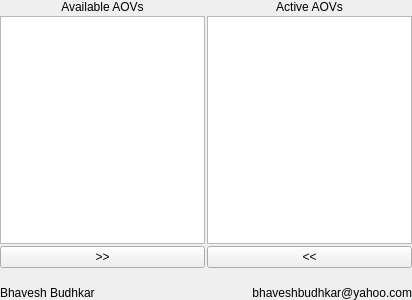
<?xml version="1.0" encoding="UTF-8"?>
<ui version="4.0">
 <class>main_layout</class>
 <widget class="QWidget" name="main_layout">
  <property name="geometry">
   <rect>
    <x>0</x>
    <y>0</y>
    <width>412</width>
    <height>300</height>
   </rect>
  </property>
  <property name="windowTitle">
   <string>Arnold Reflection AOVs</string>
  </property>
  <layout class="QVBoxLayout" name="verticalLayout">
   <property name="spacing">
    <number>2</number>
   </property>
   <property name="leftMargin">
    <number>0</number>
   </property>
   <property name="topMargin">
    <number>0</number>
   </property>
   <property name="rightMargin">
    <number>0</number>
   </property>
   <property name="bottomMargin">
    <number>0</number>
   </property>
   <item>
    <layout class="QHBoxLayout" name="label_layout">
     <item>
      <widget class="QLabel" name="available_aovs_label">
       <property name="text">
        <string>Available AOVs</string>
       </property>
       <property name="alignment">
        <set>Qt::AlignCenter</set>
       </property>
      </widget>
     </item>
     <item>
      <widget class="QLabel" name="active_aovs_label">
       <property name="text">
        <string>Active AOVs</string>
       </property>
       <property name="alignment">
        <set>Qt::AlignCenter</set>
       </property>
      </widget>
     </item>
    </layout>
   </item>
   <item>
    <layout class="QHBoxLayout" name="list_layout">
     <item>
      <widget class="QListWidget" name="available_aovs_list"/>
     </item>
     <item>
      <widget class="QListWidget" name="active_aovs_list"/>
     </item>
    </layout>
   </item>
   <item>
    <layout class="QHBoxLayout" name="btn_layout">
     <item>
      <widget class="QPushButton" name="available_aovs_btn">
       <property name="text">
        <string>&gt;&gt;</string>
       </property>
      </widget>
     </item>
     <item>
      <widget class="QPushButton" name="active_aovs_btn">
       <property name="text">
        <string>&lt;&lt;</string>
       </property>
      </widget>
     </item>
    </layout>
   </item>
   <item>
    <widget class="QLabel" name="space_label">
     <property name="text">
      <string/>
     </property>
    </widget>
   </item>
   <item>
    <layout class="QHBoxLayout" name="info_layout">
     <item>
      <widget class="QLabel" name="name_label">
       <property name="text">
        <string>Bhavesh Budhkar</string>
       </property>
      </widget>
     </item>
     <item>
      <widget class="QLabel" name="email_label">
       <property name="text">
        <string>bhaveshbudhkar@yahoo.com</string>
       </property>
       <property name="alignment">
        <set>Qt::AlignRight|Qt::AlignTrailing|Qt::AlignVCenter</set>
       </property>
      </widget>
     </item>
    </layout>
   </item>
  </layout>
 </widget>
 <resources/>
 <connections/>
</ui>
